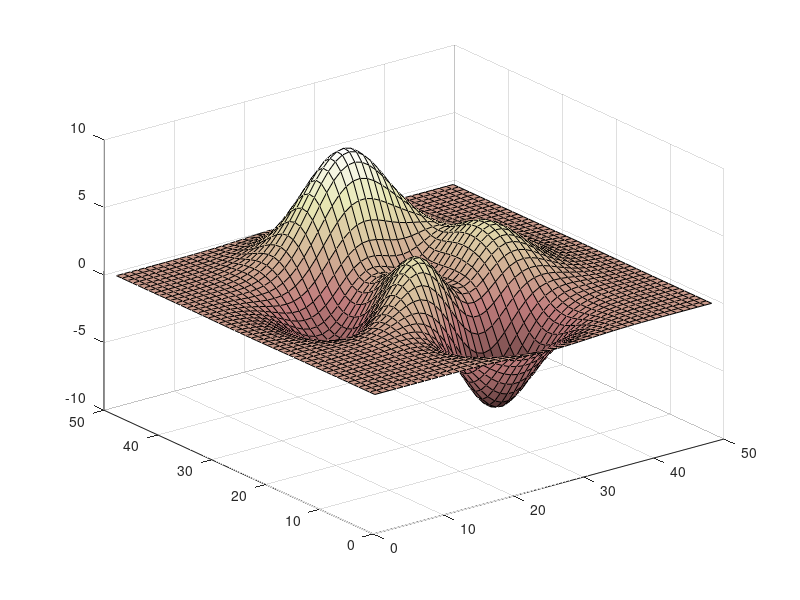

The MATLAB script that drew this image: (Note: this script raises an error after producing the figure.)
%=============================================================================
% Copyright (c) 2016-present Allan CORNET (Nelson)
%=============================================================================
% This file is part of the Nelson.
%=============================================================================
% LICENCE_BLOCK_BEGIN
% SPDX-License-Identifier: LGPL-3.0-or-later
% LICENCE_BLOCK_END
%=============================================================================
% <--ADV-CLI MODE-->
%=============================================================================
f = figure();
surf(peaks);
colormap('pink');
r = f.Colormap;
assert_isapprox(r(1:2, :), [0.0589, 0, 0; 0.0978, 0.0511, 0.0511], 1e-3); 
%=============================================================================
